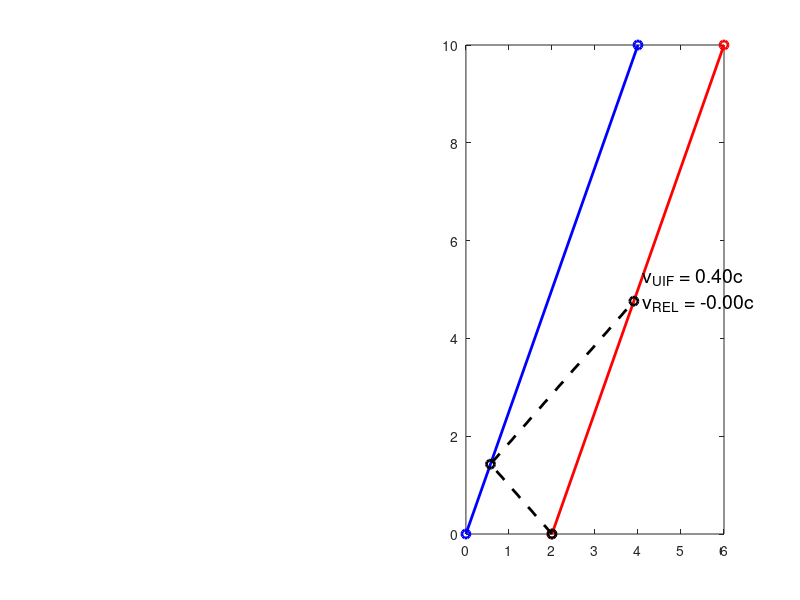

This chart was generated by the following MATLAB code: (Note: this script raises an error after producing the figure.)
%% can traveling twin ever become older?
%close all
% functions
gamma = @(v) 1./sqrt(1-v.^2);
UIF_vel = @(v1_in,v2_in) (v1_in+v2_in)/(1 + v1_in*v2_in);
rel_vel = @(vUIF_in,v2_in) (v2_in-vUIF_in)/(v2_in*vUIF_in-1);

%% twins start from shared accelerated Frame
dist_p = 2;

% given (all in UIF's perspective)
v1_1 = .4;   % 1st twin's travel speed as v/c (as seen by UIF)
v2_1 = v1_1;  % second twin's travel speed period dt1 as v/c (as seen by UIF)
dtp_1 = 10; % seconds after 1st twin starts travel until dt2 starts starts (as seen by UIF)

% determined (all in UIF's perspective)
x1_0 = dist_p;
x2_0 = 0;
x1_1 = v1_1 * dtp_1;       % distance 1st twin travels from t0' to t1' (as seen by UIF)
x2_1 = v2_1 * dtp_1;       % distance 2nd twin travels from t0' to t1' (as seen by UIF)

% twins time differentials (as seen by UIF)
dt1_dtp_1 = 1 / gamma(v1_1); % 1st twin's dt/dt' at t1' and t2' (as seen by UIF)
dt2_dtp_1 = 1 / gamma(v2_1); % 2nd twin's dt/dt' at t1' (as seen by UIF)

% twins aged by:
age1_1 = dt1_dtp_1 * dtp_1;   % 1st twin's change age at t1'
age2_1 = dt2_dtp_1 * dtp_1;   % 2nd twin's change age at t1'

% determine light tx/receive to hit at turn around
UIF_t_tx = 0;
UIF_x_tx = x1_0;
slope1_1 = 1/v1_1;           % time-space slope 1st twin from t0' to t1' (as seen by UIF)
yint1_1 = -slope1_1*x1_0;
slope2_1 = 1/v2_1;           % time-space slope 2nd twin from t0' to t1' (as seen by UIF)
yint2_1 = -slope2_1*x2_0;
slope_light_tx = -1;         % time-space slope of light emission (as seen by UIF)
yint_light_tx = UIF_t_tx - slope_light_tx * UIF_x_tx;
if isinf(slope2_1)
    mid_x2 = x2_1;
    mid_t = UIF_t_tx - slope_light_tx * (UIF_x_tx - x2_1);
else
    M_mat = [slope_light_tx -1; slope2_1 -1];
    b_mat = [-yint_light_tx; -yint2_1];
    xy = M_mat \ b_mat;
    mid_x2 = xy(1);
    mid_t = xy(2);
end
slope_light_rx = 1;          % time-space slope of light return trip (as seen by UIF)
yint_light_rx = mid_t - slope_light_rx * mid_x2;
if isinf(slope1_1)
    UIF_t_rx = mid_t + (total_dxp-mid_x2)*slope_light_rx;
    UIF_x_rx = total_dxp;
else
    M_mat = [slope_light_rx -1; slope1_1 -1];
    b_mat = [-yint_light_rx; -yint1_1];
    xy = M_mat \ b_mat;
    UIF_x_rx = xy(1);
    UIF_t_rx = xy(2);
end
t1_tx_a = UIF_t_tx * dt1_dtp_1;
t1_rx_a = UIF_t_rx * dt1_dtp_1;
slope_light_tx_check = (mid_t - UIF_t_tx) / (mid_x2 - UIF_x_tx);
slope_light_rx_check = (UIF_t_rx - mid_t) / (UIF_x_rx - mid_x2);

% plot results on space-time graph
fig = figure(1);
subplot(1,2,2);
hold off
plot([x1_0 x1_1+x1_0], [0 dtp_1],'r-o','LineWidth',2); % 1st twin's world line
hold on
plot([x2_0 x2_1+x2_0], [0 dtp_1],'b-o','LineWidth',2); % 2nd twin's world line
plot([UIF_x_tx mid_x2 UIF_x_rx],[UIF_t_tx mid_t UIF_t_rx],'k--o','LineWidth',2); % light path of laser to detect turn around point

% % annotate age
% h_arrow = annotation('textarrow','String',{'"Stationary" Twin''s','Elapsed Time:'...
%     ,sprintf('%0.2f [Seconds]',age1_1)},'HorizontalAlignment','left','FontSize',14);
% h_arrow.Parent = fig.CurrentAxes;
% h_arrow.X = [x1_1+dtp_1/6 x1_1];
% h_arrow.Y = [dtp_1-dtp_1/12 dtp_1];
% h_arrow = annotation('textarrow','String',{'"Stationary" Twin''s','Elapsed Time:'...
%     ,sprintf('%0.2f [Seconds]',total_age1)},'HorizontalAlignment','left','FontSize',14);
% h_arrow.Parent = fig.CurrentAxes;
% h_arrow.X = [total_dxp+dtp_1/6 total_dxp];
% h_arrow.Y = [total_dtp-dtp_1/12 total_dtp];
% h_arrow = annotation('textarrow','String',{'"Traveling" Twin''s','Elapsed Time:'...
%     ,sprintf('%0.2f [Seconds]',age2_1)},'HorizontalAlignment','right','FontSize',14);
% h_arrow.Parent = fig.CurrentAxes;
% h_arrow.X = [x2_1-dtp_1/6 x2_1];
% h_arrow.Y = [dtp_1-dtp_1/12 dtp_1];
% h_arrow = annotation('textarrow','String',{'"Traveling" Twin''s','Elapsed Time:'...
%     ,sprintf('%0.2f [Seconds]',total_age2)},'HorizontalAlignment','right','FontSize',14);
% h_arrow.Parent = fig.CurrentAxes;
% h_arrow.X = [total_dxp-dtp_1/6 total_dxp];
% h_arrow.Y = [total_dtp-dtp_1/12 total_dtp];

% annotate speed and relative speed
vrel12_1 = rel_vel(v1_1,v2_1);
h_text = text(x1_0+(x1_1)/2+.1,dtp_1/2,{sprintf('v_{UIF} = %0.2fc',v1_1),sprintf('v_{REL} = %0.2fc',vrel12_1)}...
    ,'HorizontalAlignment','left','VerticalAlignment','middle','FontSize',14);
h_text.Parent = fig.CurrentAxes;
h_text = text(x2_0+(x2_1)/2-.1,dtp_1/2,{sprintf('v_{UIF} = %0.2fc',v2_1),sprintf('v_{REL} = %0.2fc',vrel12_1)}...
    ,'HorizontalAlignment','right','VerticalAlignment','middle','FontSize',14);
h_text.Parent = fig.CurrentAxes;
% vrel12_2 = rel_vel(v1_2,v2_2);
% h_text = text(x1_1 + x1_2/2+.1,dtp_1+dtp_2/2,{sprintf('v_{UIF} = %0.2fc',v1_2),sprintf('v_{REL} = %0.2fc',vrel12_2)}...
%     ,'HorizontalAlignment','left','VerticalAlignment','middle','FontSize',14);
% h_text.Parent = fig.CurrentAxes;
% h_text = text(x2_1+x2_2/2-.1,dtp_1+dtp_2/2,{sprintf('v_{UIF} = %0.2fc',v2_2),sprintf('v_{REL} = %0.2fc',vrel12_2)}...
%     ,'HorizontalAlignment','right','VerticalAlignment','middle','FontSize',14);
% h_text.Parent = fig.CurrentAxes;

% annotate light emit and receive times
h_arrow = annotation('textarrow','String',{'"Stationary" Twin''s',sprintf('Tx = %0.2f [Seconds]',t1_tx_a)},'HorizontalAlignment','left','FontSize',14);
h_arrow.Parent = fig.CurrentAxes;
h_arrow.X = [UIF_x_tx+.2 UIF_x_tx];
h_arrow.Y = [UIF_t_tx+.2 UIF_t_tx];
h_arrow = annotation('textarrow','String',{'"Stationary" Twin''s',sprintf('Rx = %0.2f [Seconds]',t1_rx_a)},'HorizontalAlignment','left','FontSize',14);
h_arrow.Parent = fig.CurrentAxes;
h_arrow.X = [UIF_x_rx+.2 UIF_x_rx];
h_arrow.Y = [UIF_t_rx-.2 UIF_t_rx];

% plot details
grid on
title({'Case 2: Twins Started Accelerated Relative to UIF'},'FontSize',16);
xlabel('Distance [Light-Second]','FontSize',16);
ylabel('Time [Second]','FontSize',16);
legend('"Sationary" Twin','"Traveling" Twin','Light Tx/Rx','Location','NW','FontSize',16);
axis equal

%% twins start from UIF
dist_p = 2;

% given (all in UIF's perspective)
v1_1 = 0;   % 1st twin's travel speed as v/c (as seen by UIF)
v2_1 = v1_1;  % second twin's travel speed period dt1 as v/c (as seen by UIF)
dtp_1 = 10; % seconds after 1st twin starts travel until dt2 starts starts (as seen by UIF)

% determined (all in UIF's perspective)
x1_0 = dist_p;
x2_0 = 0;
x1_1 = v1_1 * dtp_1;       % distance 1st twin travels from t0' to t1' (as seen by UIF)
x2_1 = v2_1 * dtp_1;       % distance 2nd twin travels from t0' to t1' (as seen by UIF)

% twins time differentials (as seen by UIF)
dt1_dtp_1 = 1 / gamma(v1_1); % 1st twin's dt/dt' at t1' and t2' (as seen by UIF)
dt2_dtp_1 = 1 / gamma(v2_1); % 2nd twin's dt/dt' at t1' (as seen by UIF)

% twins aged by:
age1_1 = dt1_dtp_1 * dtp_1;   % 1st twin's change age at t1'
age2_1 = dt2_dtp_1 * dtp_1;   % 2nd twin's change age at t1'

% determine light tx/receive to hit at turn around
UIF_t_tx = 0;
UIF_x_tx = x1_0;
slope1_1 = 1/v1_1;           % time-space slope 1st twin from t0' to t1' (as seen by UIF)
yint1_1 = -slope1_1*x1_0;
slope2_1 = 1/v2_1;           % time-space slope 2nd twin from t0' to t1' (as seen by UIF)
yint2_1 = -slope2_1*x2_0;
slope_light_tx = -1;         % time-space slope of light emission (as seen by UIF)
yint_light_tx = UIF_t_tx - slope_light_tx * UIF_x_tx;
if isinf(slope2_1)
    mid_x2 = x2_1;
    mid_t = UIF_t_tx - slope_light_tx * (UIF_x_tx - x2_1);
else
    M_mat = [slope_light_tx -1; slope2_1 -1];
    b_mat = [-yint_light_tx; -yint2_1];
    xy = M_mat \ b_mat;
    mid_x2 = xy(1);
    mid_t = xy(2);
end
slope_light_rx = 1;          % time-space slope of light return trip (as seen by UIF)
yint_light_rx = mid_t - slope_light_rx * mid_x2;
if isinf(slope1_1)
    UIF_t_rx = mid_t + (x1_0+x1_1-mid_x2)*slope_light_rx;
    UIF_x_rx = x1_0+x1_1;
else
    M_mat = [slope_light_rx -1; slope1_1 -1];
    b_mat = [-yint_light_rx; -yint1_1];
    xy = M_mat \ b_mat;
    UIF_x_rx = xy(1);
    UIF_t_rx = xy(2);
end
t1_tx_a = UIF_t_tx * dt1_dtp_1;
t1_rx_a = UIF_t_rx * dt1_dtp_1;
slope_light_tx_check = (mid_t - UIF_t_tx) / (mid_x2 - UIF_x_tx);
slope_light_rx_check = (UIF_t_rx - mid_t) / (UIF_x_rx - mid_x2);

% plot results on space-time graph
fig = figure(1);
subplot(1,2,1);
hold off
plot([x1_0 x1_1+x1_0], [0 dtp_1],'r-o','LineWidth',2); % 1st twin's world line
hold on
plot([x2_0 x2_1+x2_0], [0 dtp_1],'b-o','LineWidth',2); % 2nd twin's world line
plot([UIF_x_tx mid_x2 UIF_x_rx],[UIF_t_tx mid_t UIF_t_rx],'k--o','LineWidth',2); % light path of laser to detect turn around point

% % annotate age
% h_arrow = annotation('textarrow','String',{'"Stationary" Twin''s','Elapsed Time:'...
%     ,sprintf('%0.2f [Seconds]',age1_1)},'HorizontalAlignment','left','FontSize',14);
% h_arrow.Parent = fig.CurrentAxes;
% h_arrow.X = [x1_1+dtp_1/6 x1_1];
% h_arrow.Y = [dtp_1-dtp_1/12 dtp_1];
% h_arrow = annotation('textarrow','String',{'"Stationary" Twin''s','Elapsed Time:'...
%     ,sprintf('%0.2f [Seconds]',total_age1)},'HorizontalAlignment','left','FontSize',14);
% h_arrow.Parent = fig.CurrentAxes;
% h_arrow.X = [total_dxp+dtp_1/6 total_dxp];
% h_arrow.Y = [total_dtp-dtp_1/12 total_dtp];
% h_arrow = annotation('textarrow','String',{'"Traveling" Twin''s','Elapsed Time:'...
%     ,sprintf('%0.2f [Seconds]',age2_1)},'HorizontalAlignment','right','FontSize',14);
% h_arrow.Parent = fig.CurrentAxes;
% h_arrow.X = [x2_1-dtp_1/6 x2_1];
% h_arrow.Y = [dtp_1-dtp_1/12 dtp_1];
% h_arrow = annotation('textarrow','String',{'"Traveling" Twin''s','Elapsed Time:'...
%     ,sprintf('%0.2f [Seconds]',total_age2)},'HorizontalAlignment','right','FontSize',14);
% h_arrow.Parent = fig.CurrentAxes;
% h_arrow.X = [total_dxp-dtp_1/6 total_dxp];
% h_arrow.Y = [total_dtp-dtp_1/12 total_dtp];

% annotate speed and relative speed
vrel12_1 = rel_vel(v1_1,v2_1);
h_text = text(x1_0+(x1_1)/2+.1,dtp_1/2,{sprintf('v_{UIF} = %0.2fc',v1_1),sprintf('v_{REL} = %0.2fc',vrel12_1)}...
    ,'HorizontalAlignment','left','VerticalAlignment','middle','FontSize',14);
h_text.Parent = fig.CurrentAxes;
h_text = text(x2_0+(x2_1)/2-.1,dtp_1/2,{sprintf('v_{UIF} = %0.2fc',v2_1),sprintf('v_{REL} = %0.2fc',vrel12_1)}...
    ,'HorizontalAlignment','right','VerticalAlignment','middle','FontSize',14);
h_text.Parent = fig.CurrentAxes;
% vrel12_2 = rel_vel(v1_2,v2_2);
% h_text = text(x1_1 + x1_2/2+.1,dtp_1+dtp_2/2,{sprintf('v_{UIF} = %0.2fc',v1_2),sprintf('v_{REL} = %0.2fc',vrel12_2)}...
%     ,'HorizontalAlignment','left','VerticalAlignment','middle','FontSize',14);
% h_text.Parent = fig.CurrentAxes;
% h_text = text(x2_1+x2_2/2-.1,dtp_1+dtp_2/2,{sprintf('v_{UIF} = %0.2fc',v2_2),sprintf('v_{REL} = %0.2fc',vrel12_2)}...
%     ,'HorizontalAlignment','right','VerticalAlignment','middle','FontSize',14);
% h_text.Parent = fig.CurrentAxes;

% annotate light emit and receive times
h_arrow = annotation('textarrow','String',{'"Stationary" Twin''s',sprintf('Tx = %0.2f [Seconds]',t1_tx_a)},'HorizontalAlignment','left','FontSize',14);
h_arrow.Parent = fig.CurrentAxes;
h_arrow.X = [UIF_x_tx+.2 UIF_x_tx];
h_arrow.Y = [UIF_t_tx+.2 UIF_t_tx];
h_arrow = annotation('textarrow','String',{'"Stationary" Twin''s',sprintf('Rx = %0.2f [Seconds]',t1_rx_a)},'HorizontalAlignment','left','FontSize',14);
h_arrow.Parent = fig.CurrentAxes;
h_arrow.X = [UIF_x_rx+.2 UIF_x_rx];
h_arrow.Y = [UIF_t_rx-.2 UIF_t_rx];

% plot details
grid on
title({'Case 1: Twins Started In UIF'},'FontSize',16);
xlabel('Distance [Light-Second]','FontSize',16);
ylabel('Time [Second]','FontSize',16);
legend('"Sationary" Twin','"Traveling" Twin','Light Tx/Rx','Location','NW','FontSize',16);
axis equal

close(fig);